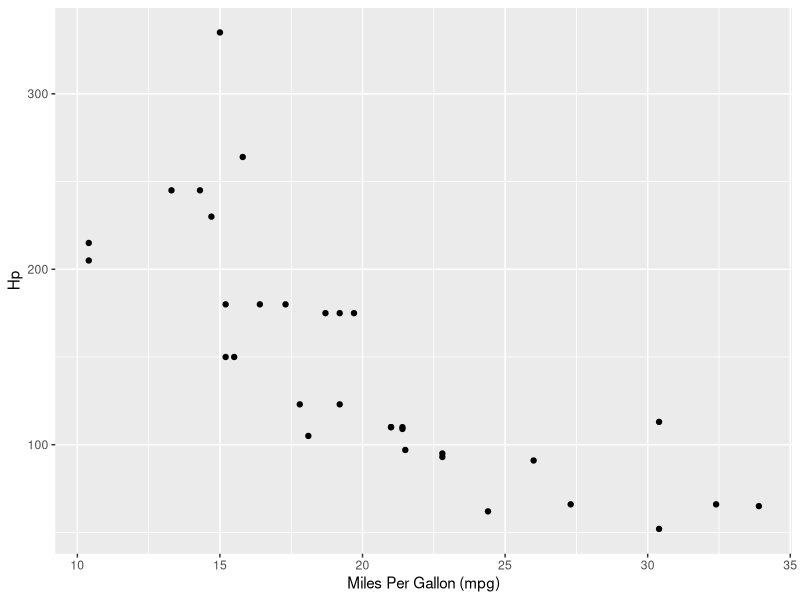

Source code (R):
data("mtcars")

library(ggplot2)

ggplot(mtcars, aes(x = mpg, y = hp)) +
  geom_point() +
  labs(x = "Miles Per Gallon (mpg)", 
       y = "Hp")

library(dplyr)

mtcars %>% 
  group_by(am) %>% 
  summarize(mean_mpg = mean(mpg))
